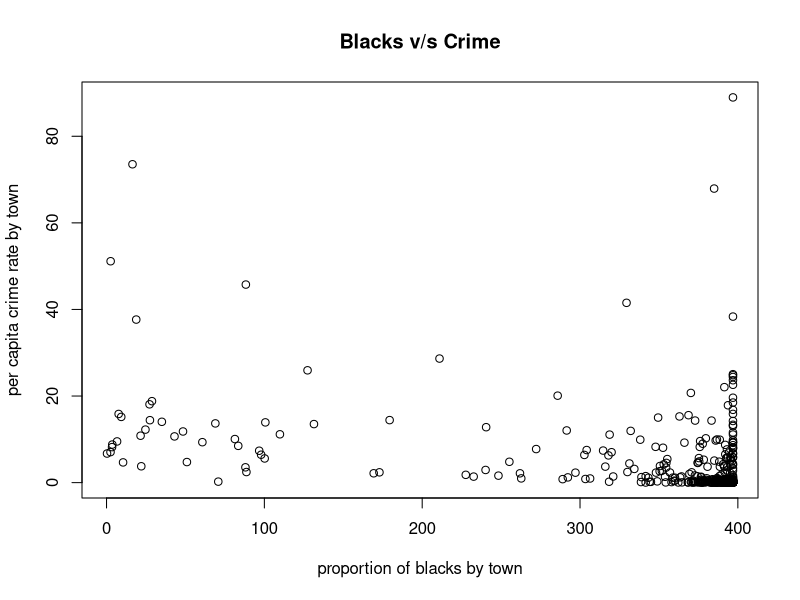
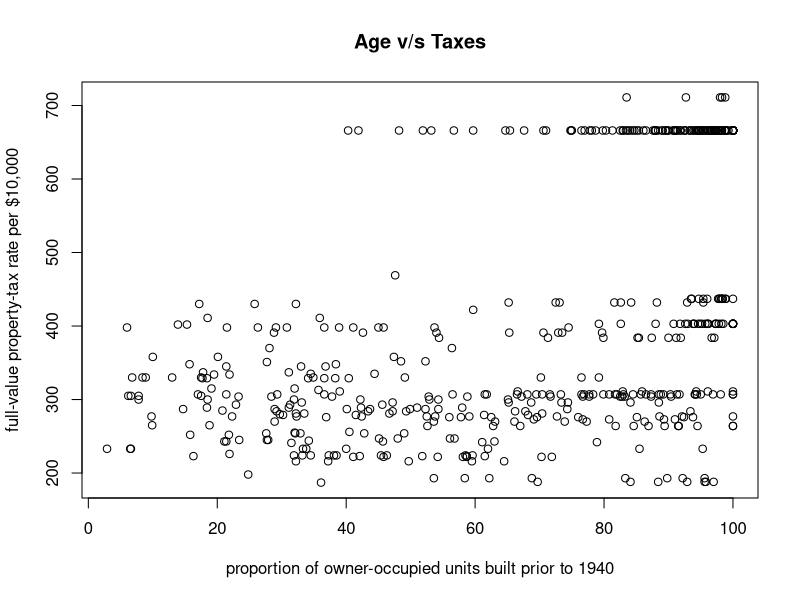
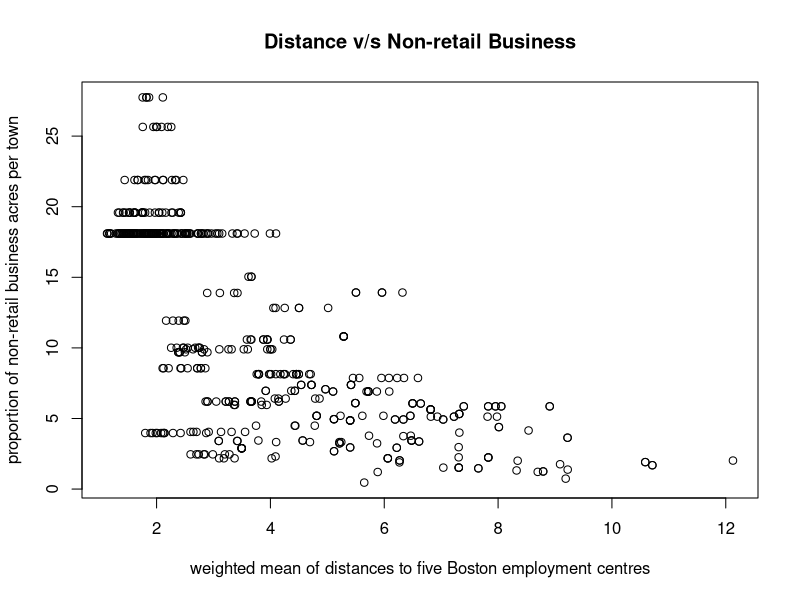
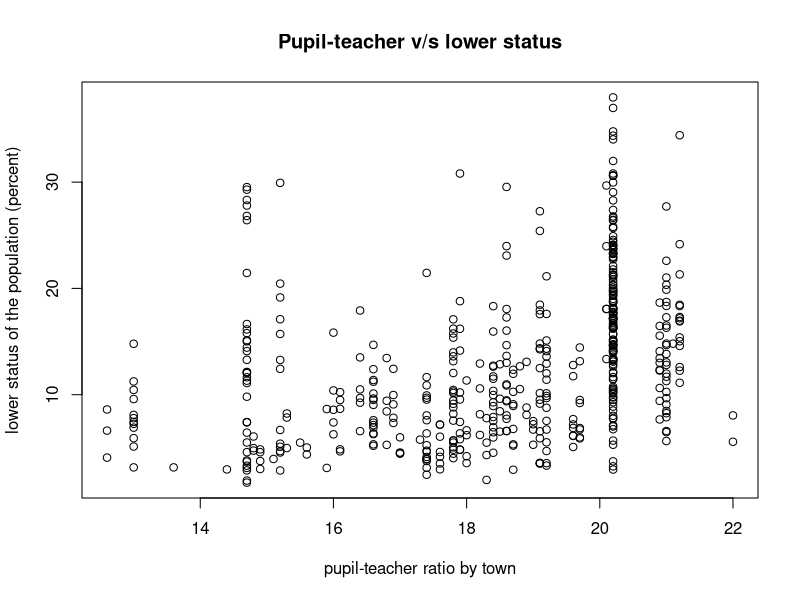
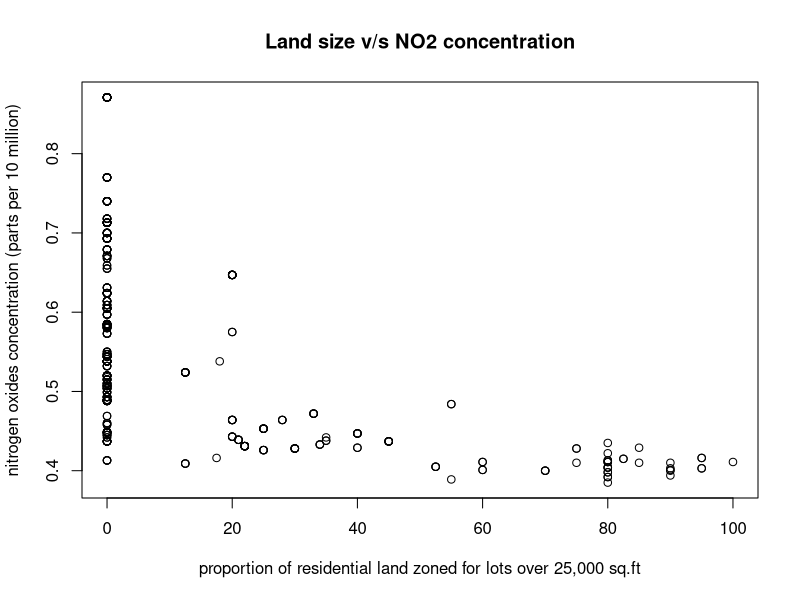
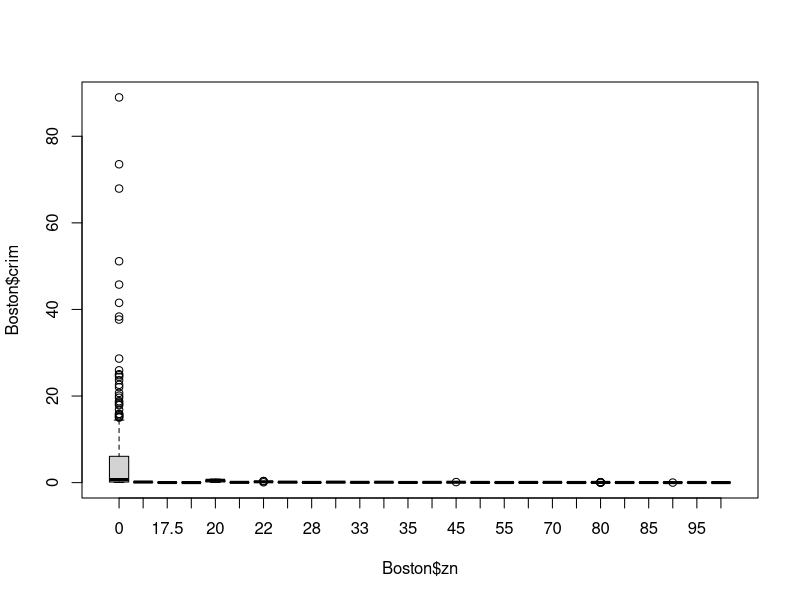
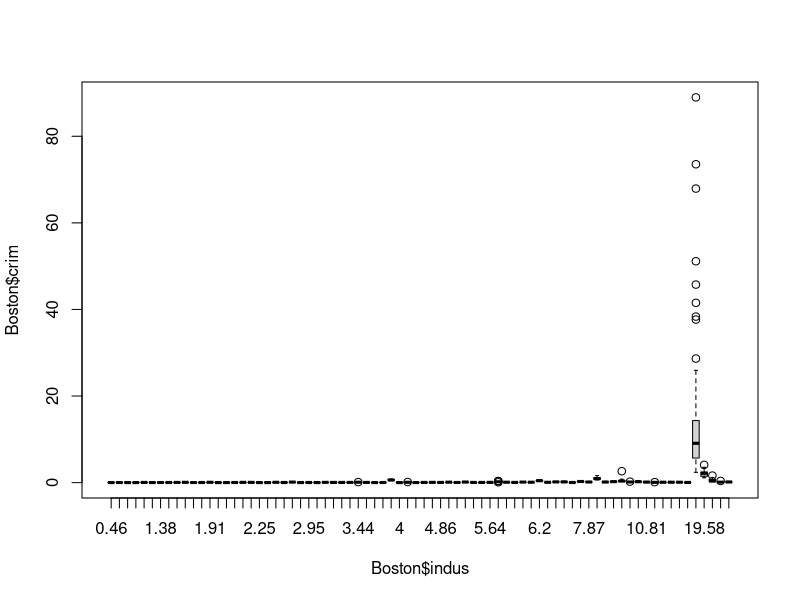
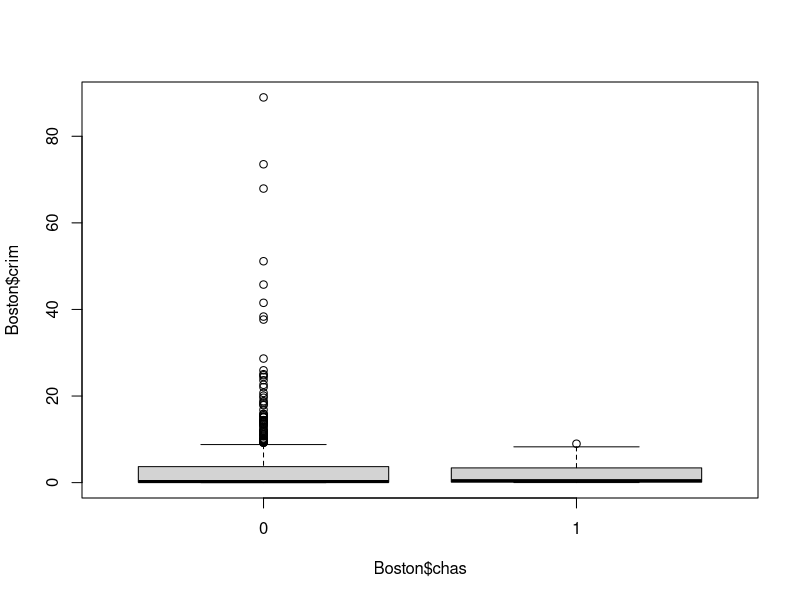

Source code (R) for these figures, in order:
#Setting the current working directory
setwd("D:/Docs/Sandeep/Colleges/Lambton/Term 2/2018S-T2 BDM 1053 - Big Data Algorithms and Statistics 01/Assignments/03 Assignment 3")

#Importing the libraries
library("MASS")
library("dplyr")
#Viewing the contents of the Boston dataframe
View(Boston)

#Looking of help
?Boston

#Q (a)
#Counting the number of rows and columns
nrow(Boston)
ncol(Boston)

#(b)

plot(Boston$black, Boston$crim,xlab ="proportion of blacks by town" , ylab="per capita crime rate by town",main = "Blacks v/s Crime")
plot(Boston$age, Boston$tax, xlab = "proportion of owner-occupied units built prior to 1940", ylab = "full-value property-tax rate per $10,000", main = "Age v/s Taxes")
plot(Boston$dis, Boston$indus, xlab = "weighted mean of distances to five Boston employment centres", ylab = "proportion of non-retail business acres per town", main = "Distance v/s Non-retail Business")
plot(Boston$ptratio,Boston$lstat,xlab = "pupil-teacher ratio by town", ylab = "lower status of the population (percent)", main = "Pupil-teacher v/s lower status")
plot(Boston$zn, Boston$nox, xlab = "proportion of residential land zoned for lots over 25,000 sq.ft", ylab = "nitrogen oxides concentration (parts per 10 million)", main = "Land size v/s NO2 concentration")

#(c)
?boxplot

boxplot(Boston$crim ~ Boston$zn)
boxplot(Boston$crim ~ Boston$indus)
boxplot(Boston$crim ~ Boston$chas)
boxplot(Boston$crim ~ Boston$nox)
boxplot(Boston$crim ~ Boston$rm)
boxplot(Boston$crim ~ Boston$age)
boxplot(Boston$crim ~ Boston$dis)
boxplot(Boston$crim ~ Boston$rad)
plot(Boston$crim,Boston$rad)
boxplot(Boston$crim ~ Boston$tax)
boxplot(Boston$crim ~ Boston$ptratio)
boxplot(Boston$crim ~ Boston$black)
boxplot(Boston$crim ~ Boston$lstat)
boxplot(Boston$crim ~ Boston$medv)


#(d)
View(filter(Boston, Boston$crim>50))
boxplot(Boston$crim)
boxplot(Boston$tax)
boxplot(Boston$ptratio)
boxplot(Boston)
summary(Boston)
#(e)
count(filter(Boston,chas == '1'))

#(f)
median(Boston$ptratio)

#(g)
Min = min(Boston$medv)
View(filter(Boston, Boston$medv == Min),"Records for minimum medv")
summary(Boston$medv)

#(h)
count(filter(Boston, Boston$rm>7))

count(filter(Boston, Boston$rm>8))

View(filter(Boston, Boston$rm>8),"Average dwellings > 8")


